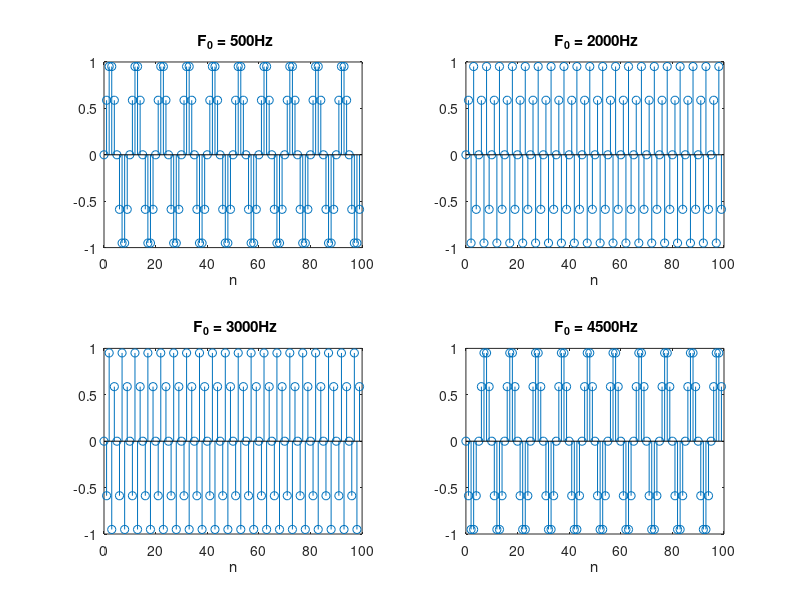
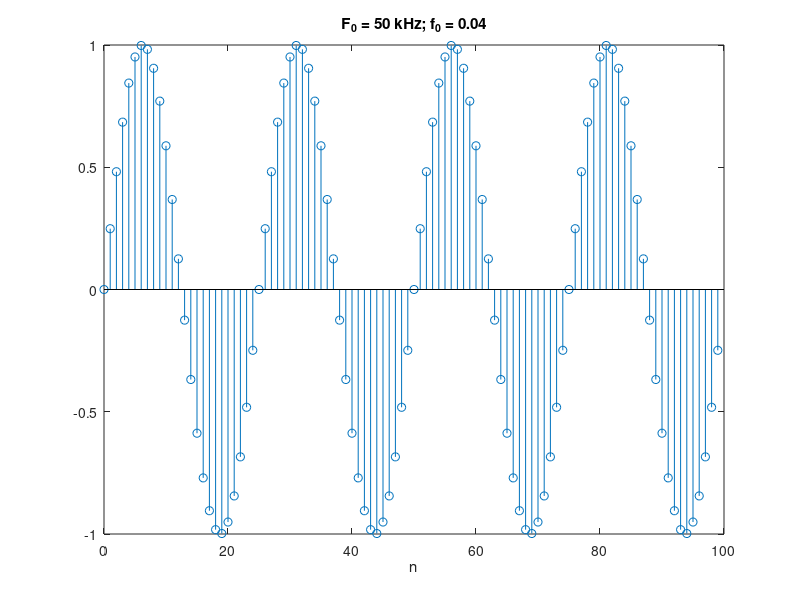
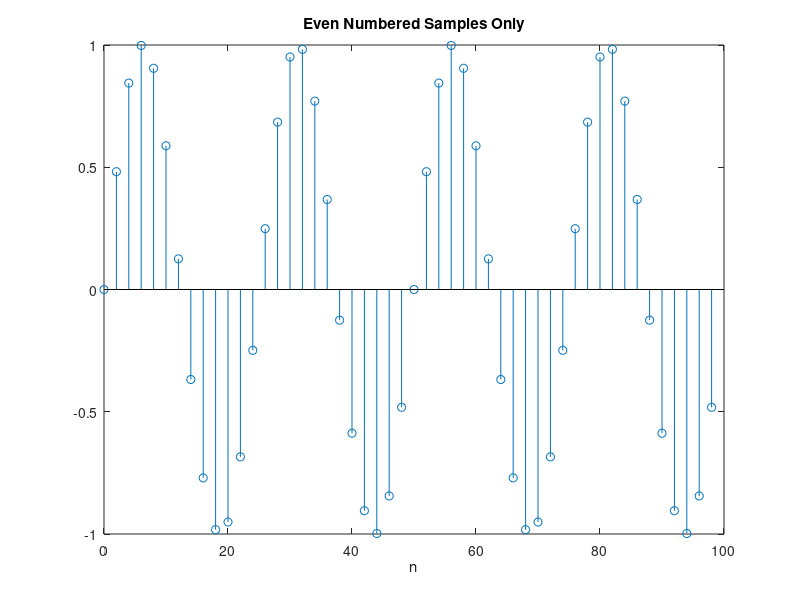

Write the MATLAB code that produced these figures, in order.
%% Homework 1

% Problem 1.15(a)

Fs = 5e3;
F0 = [0.5 2 3 4.5].*1e3;

n = 0:1:99;
t = n./Fs;

figure(1);
for i = 1:length(F0)
    x = sin(2*pi*F0(i)*t);
   
    subplot(2,2, i);
    stem(n, x);
    xlabel('n');
    title([' F_0 = ', num2str(F0(i)), 'Hz']);
    
end

% Problem 1.15(b)(1)
F0 = 2e3;
Fs = 50e3;

t = n./Fs;
x = sin(2*pi*F0*t);

figure(2)
stem(n, x);
xlabel('n');
title(['F_0 = 50 kHz; f_0 = ', num2str(F0/Fs)]);

% Problem 1.15(b)(2)
figure(3)
stem(downsample(n,2), downsample(x,2));
xlabel('n');
title('Even Numbered Samples Only')